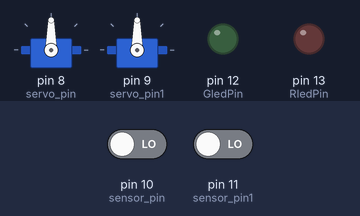
Recording of a sketch running on a simulated Arduino Uno, built with avr-gcc and run on an emulated ATmega328P. Parts: 2 × servo, output pins drawn as LEDs (lit = HIGH). Inputs (shaded band) come from the test bench; at power-on: pin 10 (sensor_pin) LOW, pin 11 (sensor_pin1) LOW.

Above: at 2.8 s.
2.9 s: pin 10 (sensor_pin) driven HIGH
At 4.0 s:
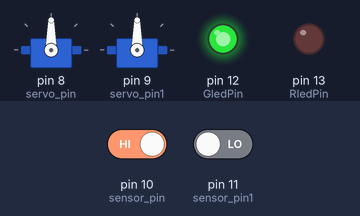
4.5 s: pin 10 (sensor_pin) driven LOW and pin 11 (sensor_pin1) driven HIGH
At 5.5 s:
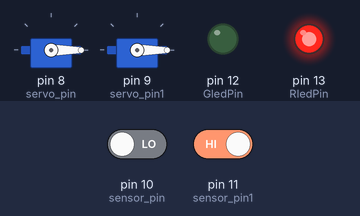
Timing chart, 0 to 7.5 s (numbered marks = the images above; inputs shaded):
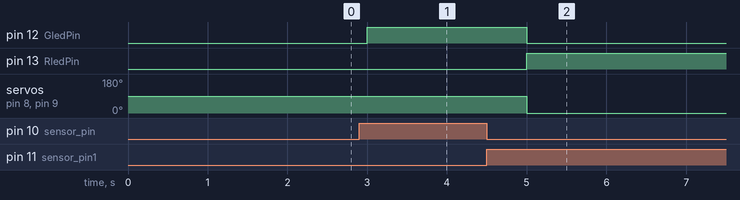

Measured:
- after the input at 2.9 s, pin 12 (GledPin): LOW → HIGH after 0.10 s
- after the input at 4.5 s, pin 12 (GledPin): HIGH → LOW after 0.50 s; pin 13 (RledPin): LOW → HIGH after 0.50 s; servo on pin 8 (servo_pin), servo on pin 9 (servo_pin1): 90° → 0° after 0.50 s

The sketch:

1-1.ino
```cpp
#include <Servo.h>

Servo motor, motor1;

int sensor_pin = 10;
int sensor_pin1 = 11;
int servo_pin = 8;
int servo_pin1 = 9;
int GledPin = 12;
int RledPin = 13;
int val;
int val2;

void setup(){
  pinMode(GledPin, OUTPUT);
  pinMode(RledPin, OUTPUT);
  pinMode(sensor_pin,INPUT);
  pinMode(sensor_pin1,INPUT);
  motor.attach(servo_pin);
  motor1.attach(servo_pin1);

}

void loop(){
   int irsensor = digitalRead( sensor_pin );
       int irsensor1 = digitalRead( sensor_pin1 );

if(irsensor == HIGH && irsensor1 == LOW )
{

       digitalWrite(RledPin, LOW);
       digitalWrite(GledPin, HIGH);
       motor.write(90);
       motor1.write(90);

}
else if(irsensor == LOW && irsensor1 == HIGH )
{
       digitalWrite(RledPin, HIGH);
       digitalWrite(GledPin, LOW);
       motor.write(0);
       motor1.write(0);
}

delay(1000);
}
```
